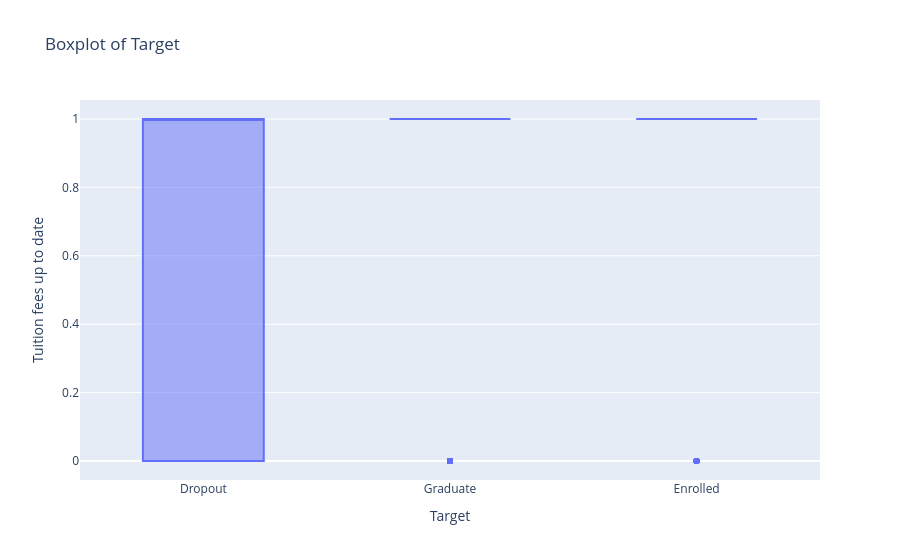

Here is the notebook cell this chart was saved with:
### Code cell
plotly.express.box(df, x= 'Target', y='Tuition fees up to date', title='Boxplot of Target')

### Figure 1 — Plotly figure (JSON) as saved in the notebook; plotly's stock layout.template omitted (floating-point values rounded to 4 significant figures; data arrays with more than 128 entries replaced by an {"elided": "..."} marker saying what was removed)
{"data": [{"alignmentgroup": "True", "hovertemplate": "Target=%{x}<br>Tuition fees up to date=%{y}<extra></extra>", "legendgroup": "", "marker": {"color": "#636efa"}, "name": "", "notched": false, "offsetgroup": "", "orientation": "v", "showlegend": false, "type": "box", "x": {"elided": "4424 str values"}, "x0": " ", "xaxis": "x", "y": {"elided": "4424 int values"}, "y0": " ", "yaxis": "y"}], "layout": {"boxmode": "group", "legend": {"tracegroupgap": 0}, "title": {"text": "Boxplot of Target"}, "xaxis": {"anchor": "y", "domain": [0, 1], "title": {"text": "Target"}}, "yaxis": {"anchor": "x", "domain": [0, 1], "title": {"text": "Tuition fees up to date"}}}}
